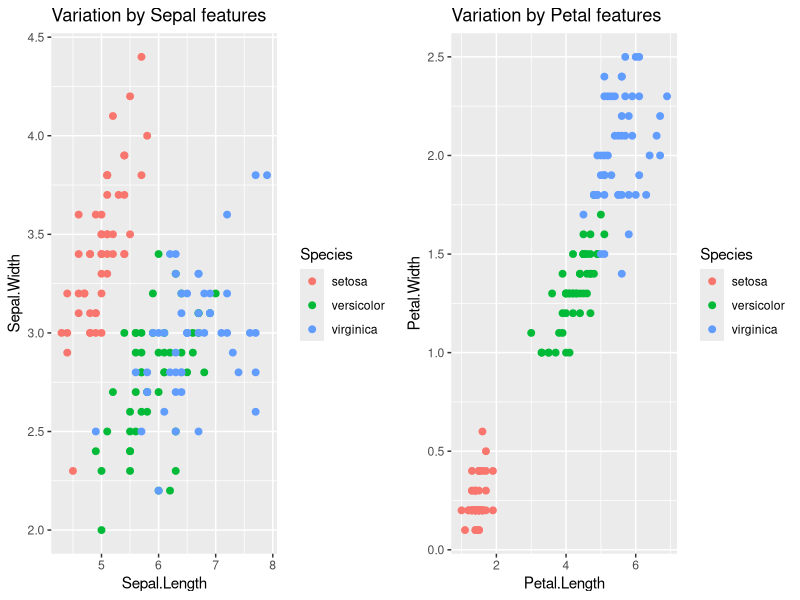
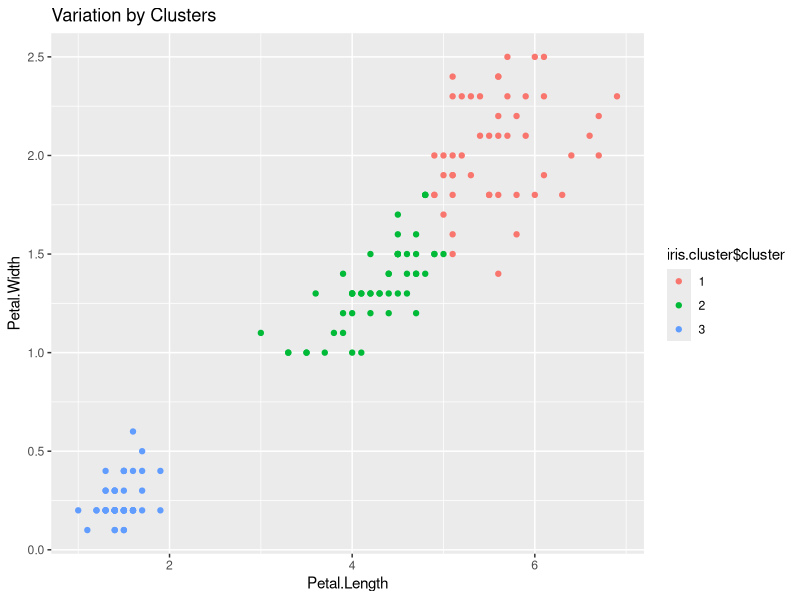

Write the R code that produced these figures, in order.
# Let's perform K-means clustering (unsupervised learning) on a widely used 
# dataset, iris.”

# This dataset consists of three different species of iris (Setosa, 
# Versicolor, and Virginica) along with their distinct features such as sepal
# length, sepal width, petal length, and petal width:

data(iris)
head(iris)

# The following plots show the variation of features across irises. Petal 
# features show a distinct variation as against sepal features:

library(ggplot2)
library(gridExtra)
plot1 <- ggplot(iris, aes(Sepal.Length, Sepal.Width, color = Species)) + 
  geom_point(size = 2) + ggtitle('Variation by Sepal features')
plot2 <- ggplot(iris, aes(Petal.Length, Petal.Width, color = Species)) +
  geom_point(size = 2) + ggtitle('Variation by Petal features')
grid.arrange(plot1, plot2, ncol = 2)

# As petal features show a good variation across irises, let's perform K-means 
# clustering using the petal length and petal width

set.seed(1234567)
iris.cluster <- kmeans(iris[, c('Petal.Length', 'Petal.Width')], 3, 
                       nstart = 10)
iris.cluster$cluster <- as.factor(iris.cluster$cluster)

# The following code snippet shows a cross-tab between clusters and species 
# (irises). We can see that cluster 1 is primarily attributed with setosa, 
# cluster 2 with versicolor, and cluster 3 with virginica

table(cluster = iris.cluster$cluster, species = iris$Species)
ggplot(iris, aes(Petal.Length, Petal.Width, color = iris.cluster$cluster)) +
  geom_point() + ggtitle('Variation by Clusters')